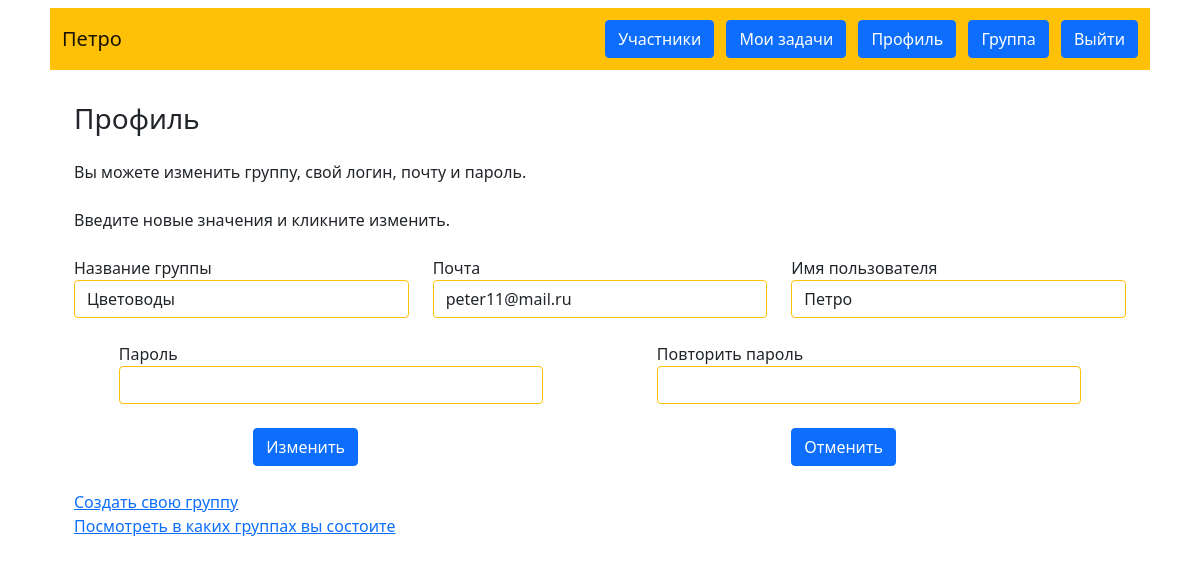
/profile (signed in), run on an earlier commit of the app's database.
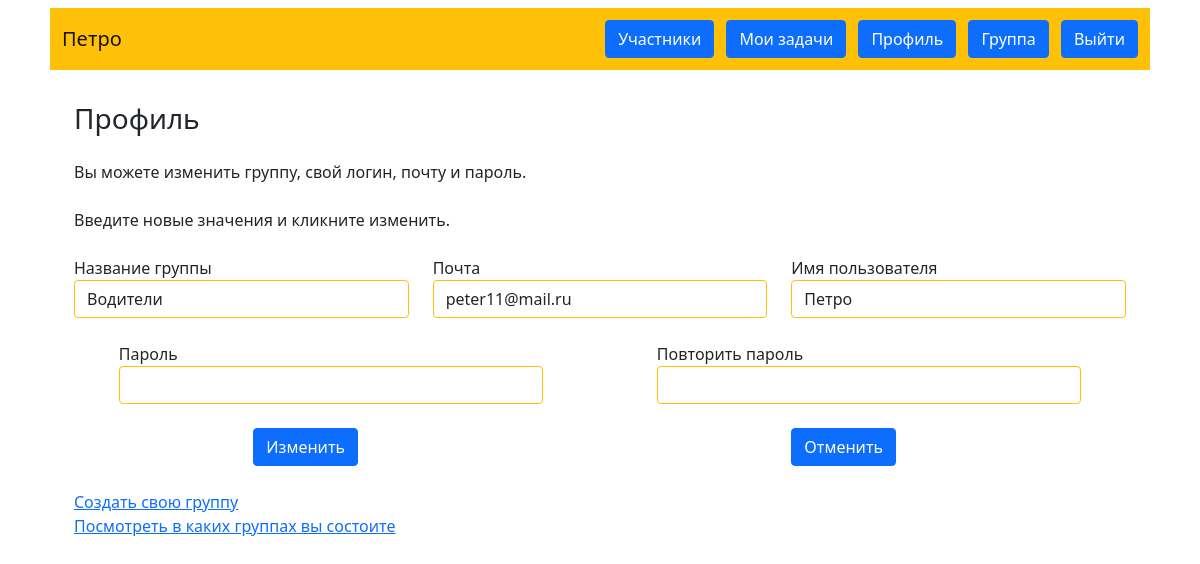
And on a later commit of the database.
### data/users.py (models this page shows, shortened)
class User(SqlAlchemyBase, UserMixin, SerializerMixin):
    __tablename__ = 'Users'
    id = sqlalchemy.Column(sqlalchemy.Integer,
                           primary_key=True, autoincrement=True)
    login = sqlalchemy.Column(sqlalchemy.String, unique=True, nullable=False)
    group = sqlalchemy.Column(sqlalchemy.Integer,
                              sqlalchemy.ForeignKey("Groups.id"))
    email = sqlalchemy.Column(sqlalchemy.String,
                              index=True, unique=True, nullable=False)
    password = sqlalchemy.Column(sqlalchemy.String, nullable=True)

### main.py (the view)
@app.route("/profile", methods=['GET', 'POST'])
@login_required
def profile():
    form = ProfileForm()
    db_sess = db_session.create_session()
    user_profile = db_sess.query(User).get(current_user.id)
    user_group = db_sess.query(Group).get(current_user.group)
    member_groups = db_sess.query(GroupMember).filter(GroupMember.member == current_user.id).all()
    groups = []
    for i in member_groups:
        group_name = db_sess.query(Group).get(i.members_group).group_name
        groups.append((i.members_group, group_name))
    if form.validate_on_submit():
        if form.cancel.data:
            return redirect('/')
        if form.password.data != form.password_again.data:
            return render_template('profile.html', title='Изменение данных',
                                   form=form,
                                   message="Пароли не совпадают")
        user_profile.login = form.login.data
        user_profile.email = form.email.data
        user_profile.group = form.group.data
        if form.password.data:
            user_profile.set_password(form.password.data)
        db_sess.commit()
        return redirect('/profile')
    else:
        form.login.data = user_profile.login
        form.email.data = user_profile.email
        form.group.choices = groups
        form.group.data = user_group.id
    return render_template('profile.html', title='Изменение данных',
                           form=form)

### form/user.py
class ProfileForm(FlaskForm):
    group = SelectField('Название группы', choices=[], coerce=int, validate_choice=False)
    login = StringField('Имя пользователя', validators=[DataRequired()])
    email = EmailField('Почта', validators=[DataRequired()])
    password = PasswordField('Пароль')
    password_again = PasswordField('Повторить пароль')
    submit = SubmitField('Изменить')
    cancel = SubmitField('Отменить')

### data/db_session.py (called while the page is built)
def create_session() -> Session:
    global __factory
    return __factory()

### main.py (called while the page is built)
@login_manager.user_loader
def load_user(user_id):
    db_sess = db_session.create_session()
    return db_sess.query(User).get(user_id)

### templates/profile.html (shortened to what this page needs)
{% extends "base.html" %}
{% block content %}
<h3>Профиль</h3>
<p class="my-3 my-md-4">Вы можете изменить группу, свой логин, почту и пароль.</p>
<p class="my-3 my-md-4">Введите новые значения и кликните изменить.</p>
<form action="" method="post">
    <div class="m4 row justify-content-around">
        <div class="col-12 col-md-4">
            {{ form.group.label }}<br>
            {{ form.group(class="form-control border border-warning") }}<br>
        </div>
        <div class="col-12 col-md-4">
            {{ form.email.label }}<br>
            {{ form.email(class="form-control border border-warning", type="email") }}<br>
        </div>
        <div class="col-12 col-md-4">
            {{ form.login.label }}<br>
            {{ form.login(class="form-control border border-warning") }}<br>
        </div>
    </div>
    <div class="m4 row justify-content-around">
        <div class="col-12 col-md-5">
            {{ form.password.label }}<br>
            {{ form.password(class="form-control border border-warning", type="password") }}<br>
        </div>
        <div class="col-12 col-md-5">
            {{ form.password_again.label }}<br>
            {{ form.password_again(class="form-control border border-warning", type="password") }}<br>
    </div>
    </div>
    <div class="m4 row justify-content-around">
        <div class="col-2">{{ form.submit(type="submit", class="btn btn-primary") }}</div>
        <div class="col-2">{{ form.cancel(type="submit", class="btn btn-primary") }}</div>
    </div>
</form>
<div><a href="create_group">Создать свою группу</a></div>
<div><a href="my_groups">Посмотреть в каких группах вы состоите</a></div>
{% endblock %}

### templates/base.html (shortened to what this page needs)
<!doctype html>
<html lang="ru" xmlns="http://www.w3.org/1999/html">
<head>
    <link href="https://cdn.jsdelivr.net/npm/bootstrap@5.1.3/dist/css/bootstrap.min.css" rel="stylesheet"
>
</head>
<body>
<header class="container">
    <nav class="m-2 p-2 navbar navbar-light bg-warning">
        <div><a class="m-1 navbar-brand" href="/index">{{ current_user.login }}</a></div>
        {% if current_user.is_authenticated %}
        <div>
            <a class="m-1 btn btn-primary " href="/members/{{ current_user.group }}">Участники</a>
            <a class="m-1 btn btn-primary " href="/my_tasks">Мои задачи</a>
            <a class="m-1 btn btn-primary " href="/profile">Профиль</a>
            <a class="m-1 btn btn-primary" href="/my_groups">Группа</a>
            <a class="m-1 btn btn-primary" href="/logout">Выйти</a></div>
        {% else %}
        <div>
            <a class="m-1 btn btn-primary " href="/register">Зарегистрироваться</a>
            <a class="m-1 btn btn-success" href="/login">Войти</a>
        </div>
        {% endif %}
    </nav>
</header>
<main role="main" class="container">
    <div class="p-3 m-3">
        {% block content %}{% endblock %}
    </div>
</main>
</body>
</html>

What changed in the data, as far as the page shows it:
changed User "Петро": group "Цветоводы" → "Водители"
